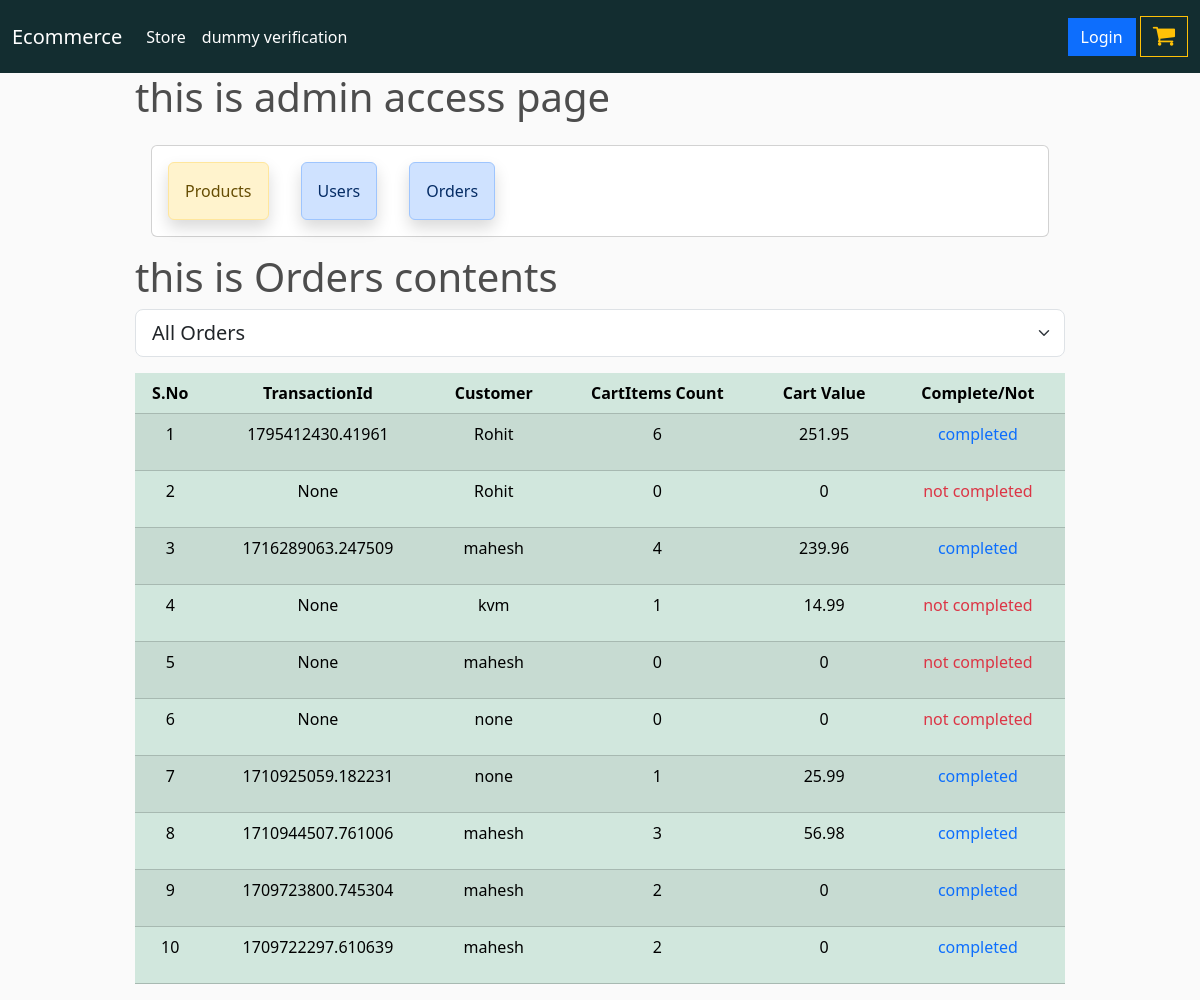
Page /admin-access/orders/ on the committed database.
### store/models.py (models this page shows, shortened)
class Order(models.Model):
    customer = models.ForeignKey(Customer, on_delete = models.CASCADE, null = True, blank = True)
    date_ordered = models.DateTimeField(auto_now_add = True)
    complete = models.BooleanField(default = False, null = True, blank = False)
    transaction_id = models.CharField(max_length = 100, null = True)
    class Meta:
        ordering = [ '-date_ordered']
    @property
    def get_cart_total(self):
        orderitems = self.orderitem_set.all()
        total = sum([item.get_total for item in orderitems])
        return total
    @property
    def get_cart_quantity(self):
        orderitems = self.orderitem_set.all()
        total = sum([item.quantity for item in orderitems])
        return total

class Customer(models.Model):
    user = models.OneToOneField(User, on_delete = models.CASCADE, null = True, blank = True)
    name = models.CharField(max_length = 100, null = True)
    email = models.CharField(max_length = 100, null = True)

class OrderItem(models.Model):
    product = models.ForeignKey(Product, on_delete = models.SET_NULL, null = True, blank = True)
    order = models.ForeignKey(Order, on_delete = models.SET_NULL, null = True, blank = True)
    quantity = models.IntegerField(default = 0, null = True, blank = True)
    date_added = models.DateTimeField(auto_now_add = True)
    @property
    def get_total(self):
        if self.product is not None and self.product.price is not None:
            total = self.product.price * self.quantity
            return total
        else:
            return 0

class Product(models.Model):
    name = models.CharField(max_length = 100, null = True)
    price = models.FloatField()
    digital = models.BooleanField(default = False, null = True, blank = False)
    image = models.ImageField(blank=True, null=True)
    created_at = models.DateTimeField(auto_now_add = True)
    updated_at = models.DateTimeField(auto_now = True)
    class Meta:
        ordering = [ '-updated_at', '-created_at']

### admin_access/views.py (the view)
# urls.py: path('orders/', admin_orders, name='admin-orders'),
def admin_orders(request, customer_id=None):
    customers = Customer.objects.all()
    if customer_id:
        selected_customer = Customer.objects.get(id = customer_id)
        orders = Order.objects.filter(customer = customer_id )
    else:
        orders = Order.objects.all()
        selected_customer = None
    return render(request, 'admin_access/admin_orders.html', {'orders':orders, 'customers':customers, 'selected_customer': selected_customer })

### admin_access/templates/admin_access/admin_orders.html (shortened to what this page needs)
{% extends 'admin_access/admin_home.html' %}
{% load static %}
{% block admin_content %}
<h1>this is Orders contents</h1>
<select class="form-select form-select-lg mb-3" id="customerSelect" aria-label="Large select example" name="customer_id">
    <option value="{% url 'admin-orders' %}" {% if selected_customer is None %}selected{% endif %}>
        All Orders
    </option>
</select>
<table class="table table-success table-striped text-center">
    <thead>
        <th>S.No</th>
        <th>TransactionId</th>
        <th>Customer</th>
        <th>CartItems Count</th>
        <th>Cart Value</th>
        <th>Complete/Not</th>
    </thead>
    <tbody>
        {% for order in orders %}
            <tr>
                <td>{{forloop.counter}}</td>
                <td>{{order.transaction_id}}</td>
                <td>{{order.customer.user.username}}</td>
                <td>{{order.get_cart_quantity}}</td>
                <td>{{order.get_cart_total}}</td>
                <td>
                    {% if order.complete %}
                        <p class="text-primary">completed</p>
                    {% else %}
                        <p class="text-danger">not completed</p>
                    {% endif %}
                </td>
            </tr>
        {% endfor %}
    </tbody>
</table>
{% endblock %}

### static/css/main.css (style rules this page uses)
body { background-color: hsl(0, 0%, 98%); }
h1,h2,h3,h4,h5,h6 { color:hsl(0, 0%, 30%); }

### rows in the picture
Order: transaction_id "1795412430.41961", customer.user.username "Rohit", get_cart_quantity "6", get_cart_total "251.95", complete "completed"
Order: transaction_id "None", customer.user.username "Rohit", get_cart_quantity "0", get_cart_total "0", complete "not completed"
Order: transaction_id "1716289063.247509", customer.user.username "mahesh", get_cart_quantity "4", get_cart_total "239.96", complete "completed"
Order: transaction_id "None", customer.user.username "kvm", get_cart_quantity "1", get_cart_total "14.99", complete "not completed"
Order: transaction_id "None", customer.user.username "mahesh", get_cart_quantity "0", get_cart_total "0", complete "not completed"
Order: transaction_id "None", customer.user.username "none", get_cart_quantity "0", get_cart_total "0", complete "not completed"
Order: transaction_id "1710925059.182231", customer.user.username "none", get_cart_quantity "1", get_cart_total "25.99", complete "completed"
Order: transaction_id "1710944507.761006", customer.user.username "mahesh", get_cart_quantity "3", get_cart_total "56.98", complete "completed"
Order: transaction_id "1709723800.745304", customer.user.username "mahesh", get_cart_quantity "2", get_cart_total "0", complete "completed"
Order: transaction_id "1709722297.610639", customer.user.username "mahesh", get_cart_quantity "2", get_cart_total "0", complete "completed"
